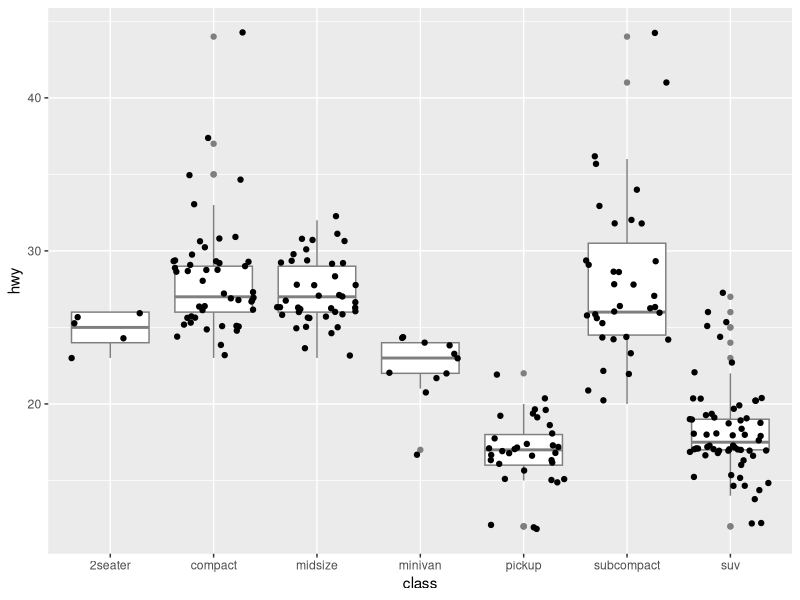
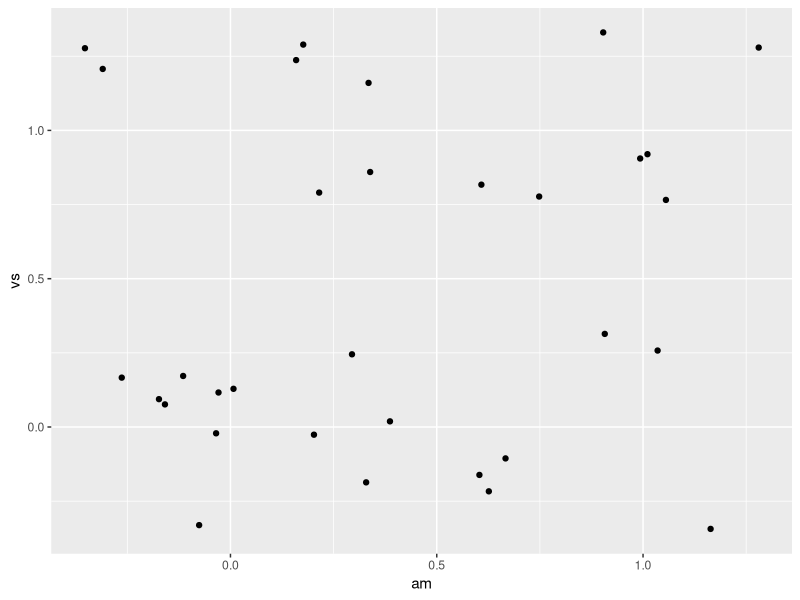
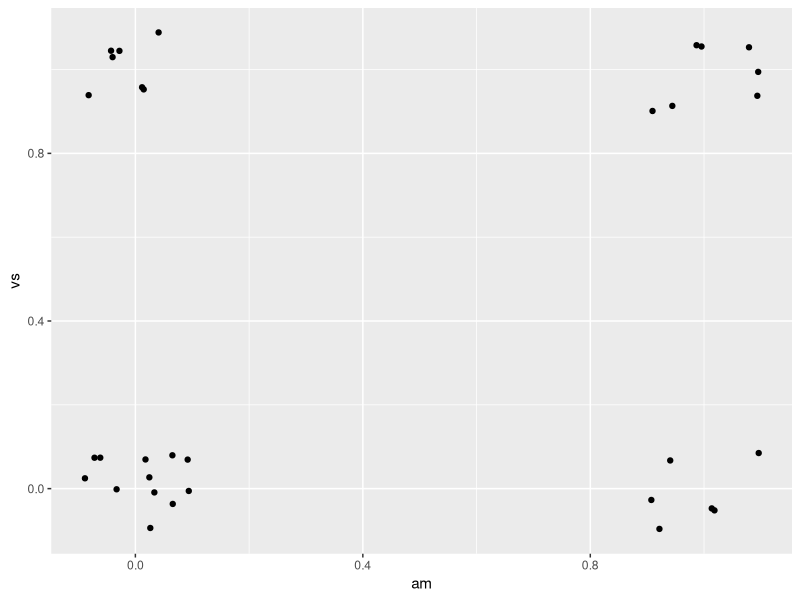
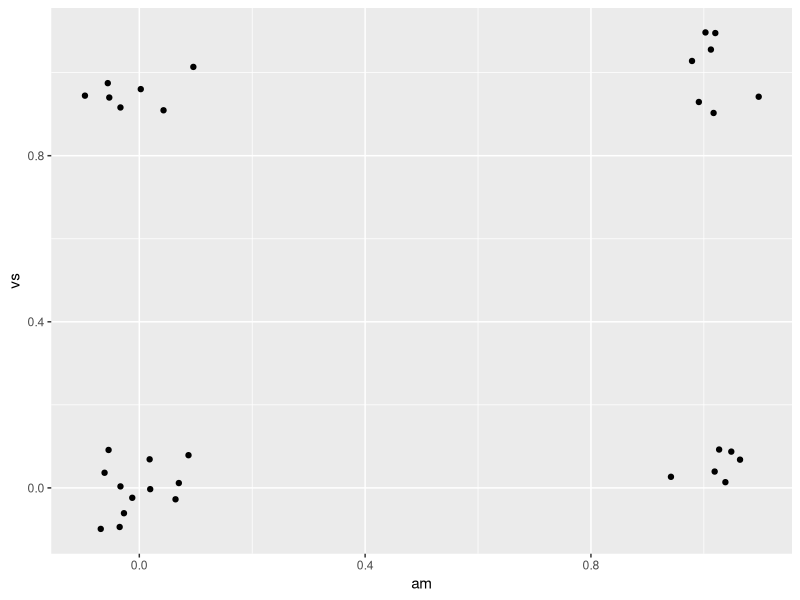
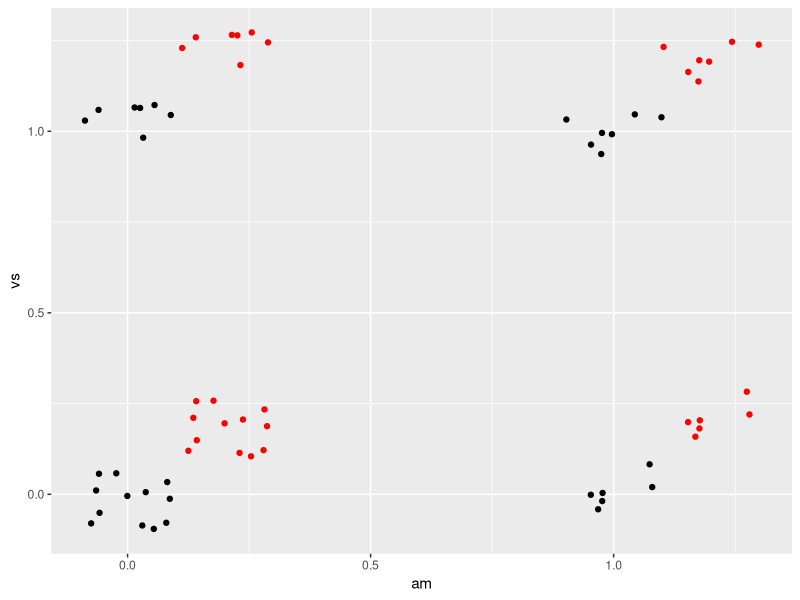

The R script that drew these images, in order:
# r2py crawler metadata
# package: ggplot2
# source_type: rd_example
# topic: position_jitter.Rd
# source_file: C:\Users\bened\AppData\Local\R\win-library\4.5\ggplot2\help
# lines: 23

suppressPackageStartupMessages(library(ggplot2))
# Jittering is useful when you have a discrete position, and a relatively
# small number of points
# take up as much space as a boxplot or a bar
ggplot(mpg, aes(class, hwy)) +
  geom_boxplot(colour = "grey50") +
  geom_jitter()

# If the default jittering is too much, as in this plot:
ggplot(mtcars, aes(am, vs)) +
  geom_jitter()

# You can adjust it in two ways
ggplot(mtcars, aes(am, vs)) +
  geom_jitter(width = 0.1, height = 0.1)
ggplot(mtcars, aes(am, vs)) +
  geom_jitter(position = position_jitter(width = 0.1, height = 0.1))

# Create a jitter object for reproducible jitter:
jitter <- position_jitter(width = 0.1, height = 0.1, seed = 0)
ggplot(mtcars, aes(am, vs)) +
  geom_point(position = jitter) +
  geom_point(position = jitter, color = "red", aes(am + 0.2, vs + 0.2))
